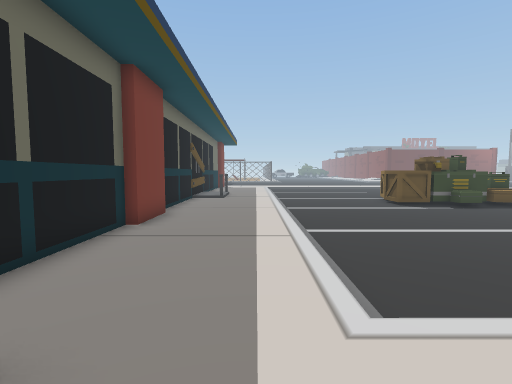
[1] (above)

19 first-person views from a walk through a Unity game level. The camera is 1.4 m above the floor, tilts 4° down and sees 85° across. The floor is counted in squares, 1 m on a side. Each view is taken from the middle of a square. On the plan, view 1 faces up. The plan holds only what a view shows up to about 14 squares ahead; the rest is blank. The place goes on beyond the plan. The player is left out.

[2]
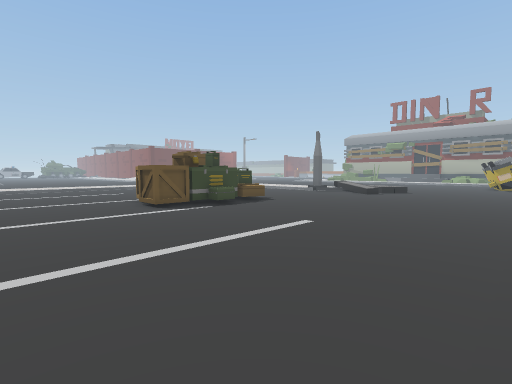

[3]
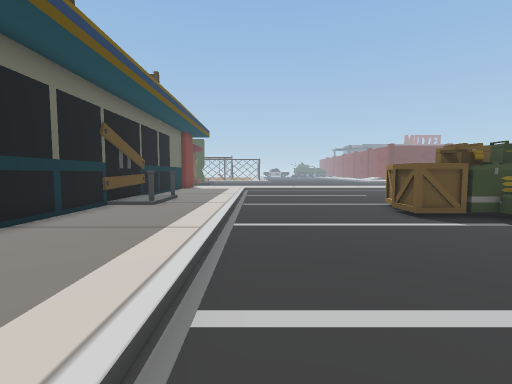

[4]
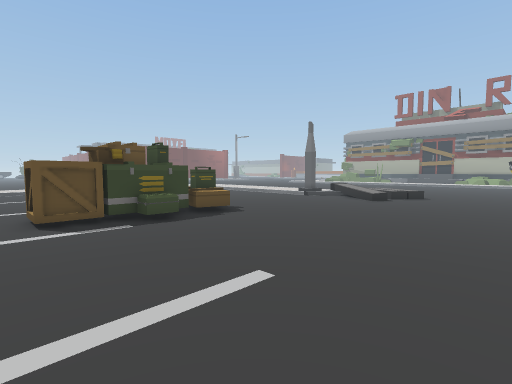

[5]
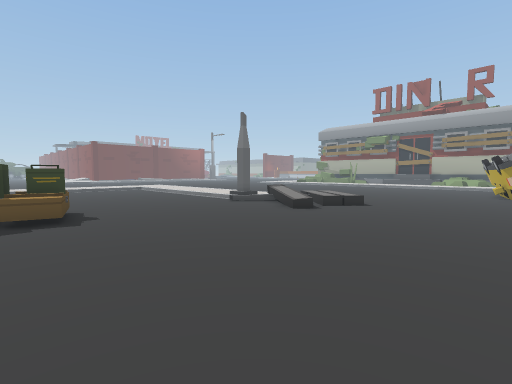

[6]
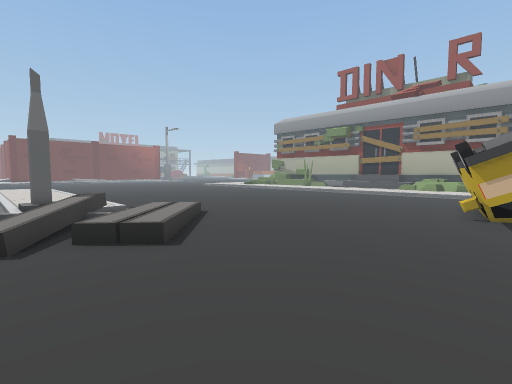

[7]
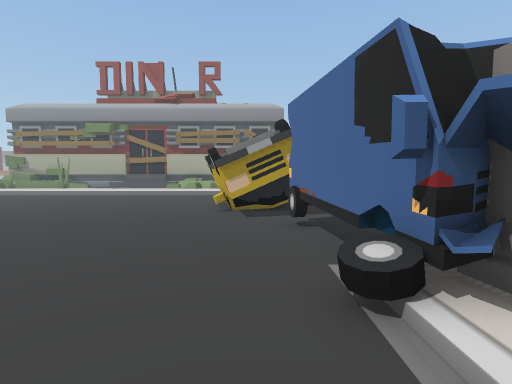

[8]
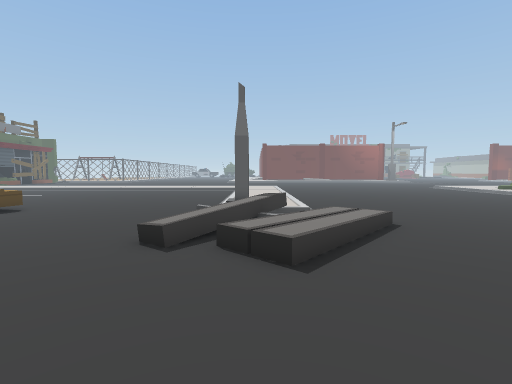

[9]
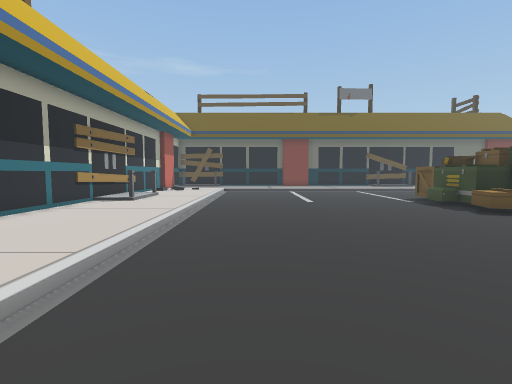

[10]
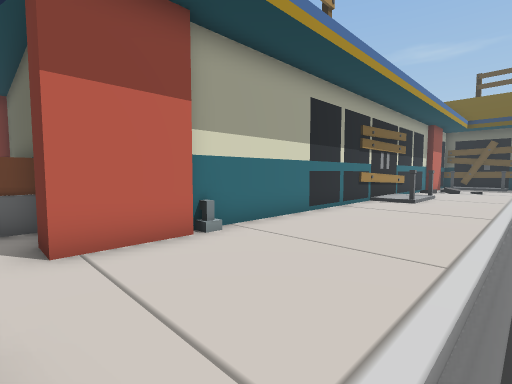

[11]
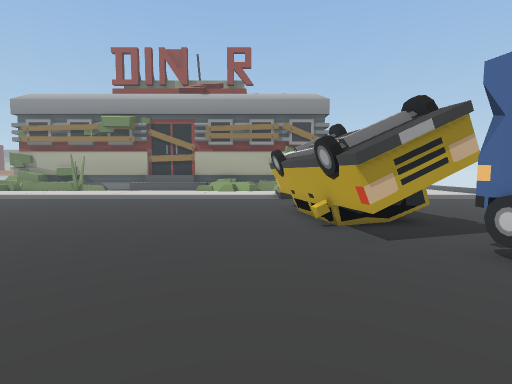

[12]
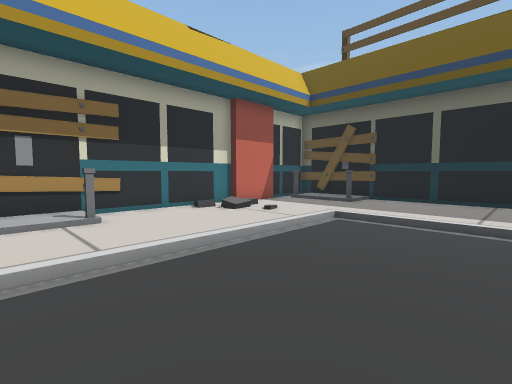

[13]
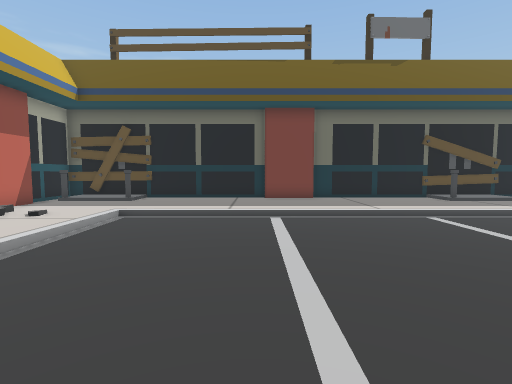

[14]
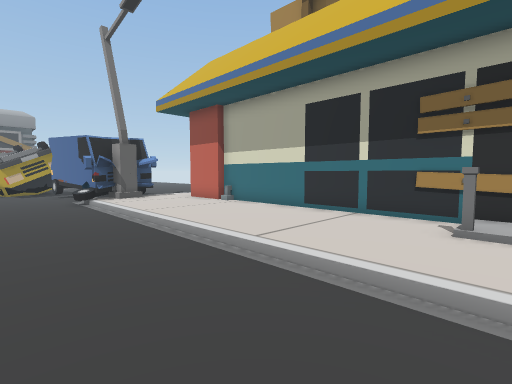

[15]
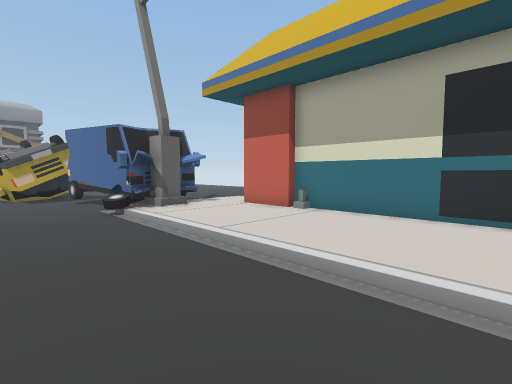

[16]
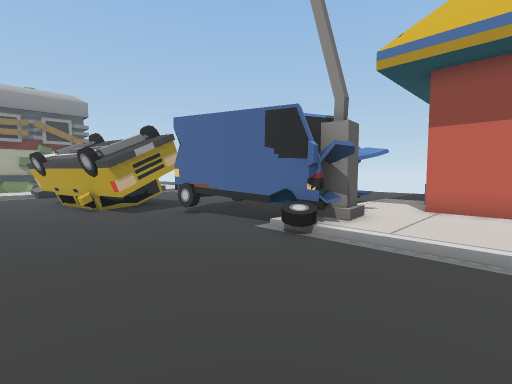

[17]
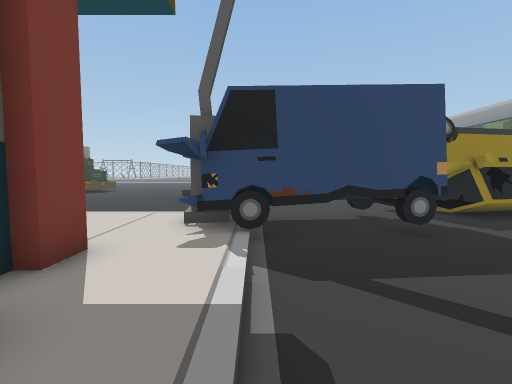

[18]
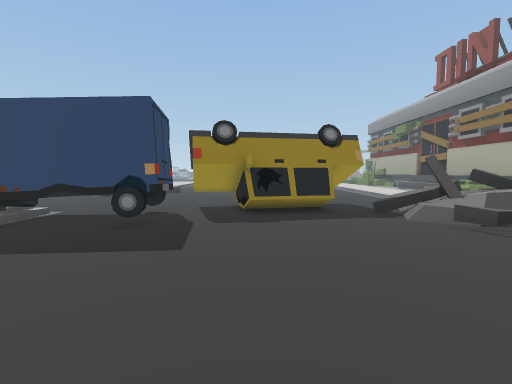

[19]
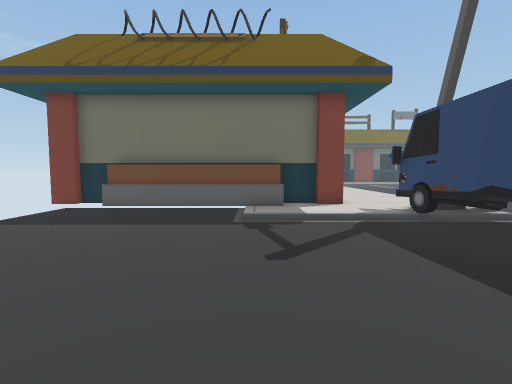

### Floor plan
Key: @ floor where view 1 was taken; # wall or solid block; . main floor; : floor 0.25 m higher than the main floor; + floor 0.5 m higher than the main floor; / step, stairs or slope; = window, fence, low wall or low ledge; ^ raised ledge; A van; O other object.
Columns run from 4 left of view 1 to 37 right of it. Each row starts with its distance up from view 1.
 19 #  ::/.......   .........:  /.......... ..
 18 #+#::/.......   .........:  /.............
 17 #+/::/......O   .........:  /.............
 16 #+/::/......OO OO......../ //.............
 15 #:#::/.....O OOOOO....../#///  ...........
 14 #::::/.....OOOOOOO......./==   ...........
 13 #::::/........O.O........==.//............
 12 #::::/...................O////............
 11 #::::/..................O////.............
 10 #::::/..................////..............
  9 ##:::/....................................
  8 ##:::/....................................
  7 #::::/....................................
  6 #::::/.............................OOOO...
  5 #::::/..........................OOOOOOO..
  4 #::::/...........................OOO  O//=
  3 #::::/.....................A..AAAOOOOOO//#
  2 #:#:::::::::::::::::::::::AAAA AAO.O..../=
  1 #+/:::/::::::::::::::::::::AAAAAA.......//
  0 #+/:@://:::#//#:::::::::::AAAAAAA.......=/
 -1 #+/::://:::/++/:::::::::::::/.............
 -2 ##########################::/.............
 -3                          #::/.............
 -4                          ^^:/..........
 -5                          ^^:/.........
 -6                           #........
 -7                           #.........
 -8                           #.......
 -9                           #......
-10                          ##.....
-11                          #.....
-12                          #....
-13                          #

Where each view was taken, in squares from view 1:
view 1: 0 up, 0 right, facing up
view 2: 3 up, 2 right, facing up-right
view 3: 5 up, 2 right, facing up
view 4: 5 up, 6 right, facing up-right
view 5: 4 up, 11 right, facing up-right
view 6: 4 up, 20 right, facing up-right
view 7: 4 up, 20 right, facing right
view 8: 5 up, 22 right, facing up
view 9: 5 up, 22 right, facing left
view 10: 3 up, 22 right, facing down-left
view 11: 7 up, 23 right, facing right
view 12: 7 up, 9 right, facing down-left
view 13: 7 up, 10 right, facing left
view 14: 6 up, 9 right, facing down-right
view 15: 6 up, 13 right, facing down-right
view 16: 8 up, 19 right, facing down-right
view 17: 6 down, 24 right, facing up
view 18: 7 down, 31 right, facing up
view 19: 5 down, 32 right, facing left
